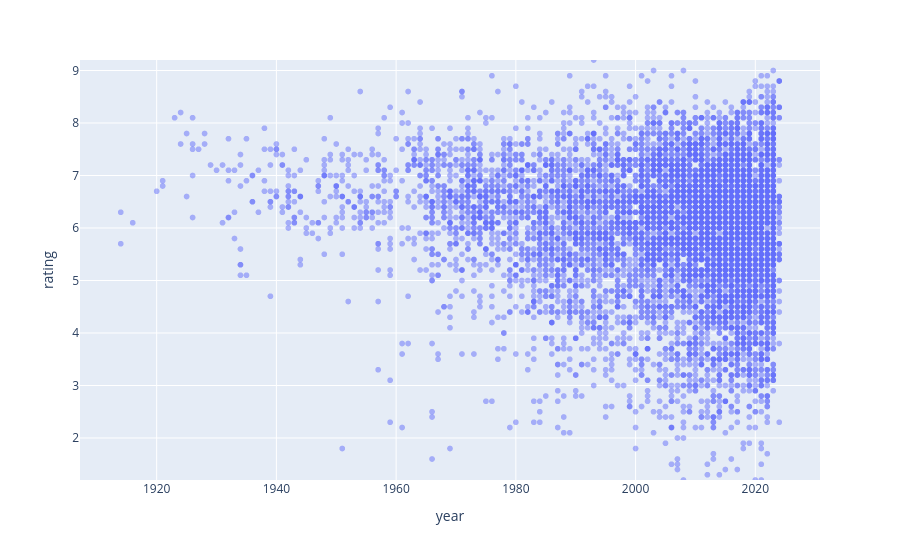

This figure's notebook cell:
### Code cell
import plotly.express as px
px.scatter(action_movies_df, 
           x = "year", 
           y="rating", 
           opacity=0.5,
          range_y=[action_movies_df["rating"].min(), action_movies_df["rating"].max()])

### Figure 1 — Plotly figure (JSON) as saved in the notebook; plotly's stock layout.template omitted (floating-point values rounded to 4 significant figures; data arrays with more than 128 entries replaced by an {"elided": "..."} marker saying what was removed)
{"data": [{"hovertemplate": "year=%{x}<br>rating=%{y}<extra></extra>", "legendgroup": "", "marker": {"color": "#636efa", "opacity": 0.5, "symbol": "circle"}, "mode": "markers", "name": "", "showlegend": false, "type": "scattergl", "x": {"elided": "7855 int values"}, "xaxis": "x", "y": {"elided": "7855 float values"}, "yaxis": "y"}], "layout": {"legend": {"tracegroupgap": 0}, "margin": {"t": 60}, "xaxis": {"anchor": "y", "domain": [0, 1], "title": {"text": "year"}}, "yaxis": {"anchor": "x", "domain": [0, 1], "range": [1.2, 9.2], "title": {"text": "rating"}}}}
